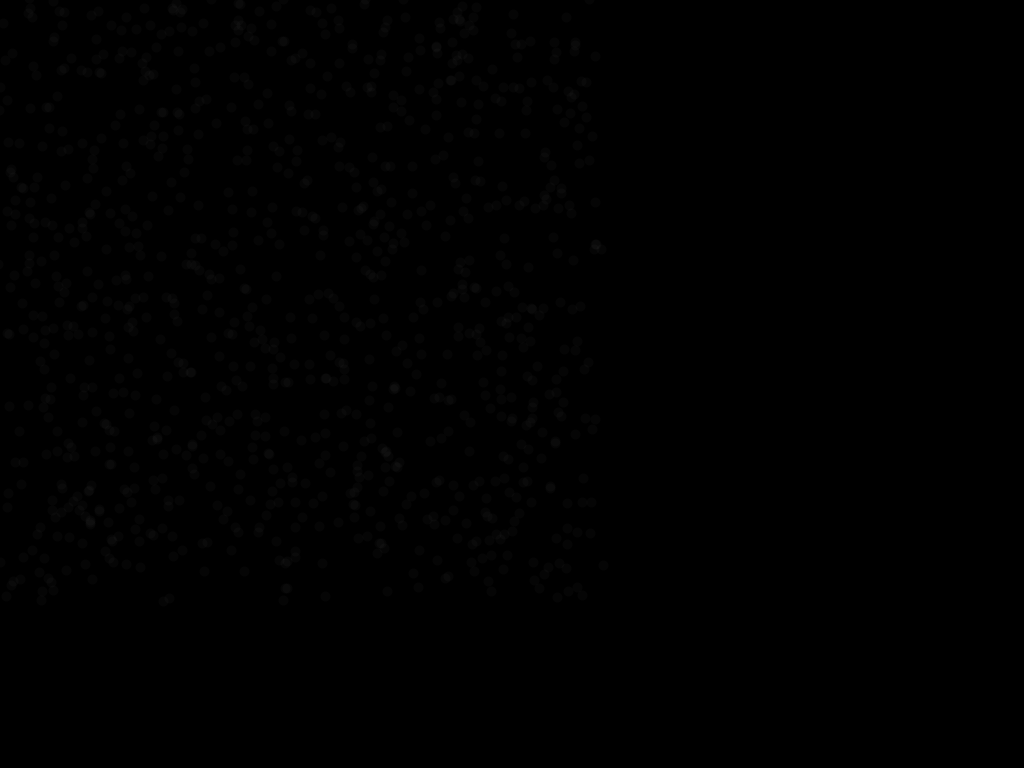
Frame 1 (no input)
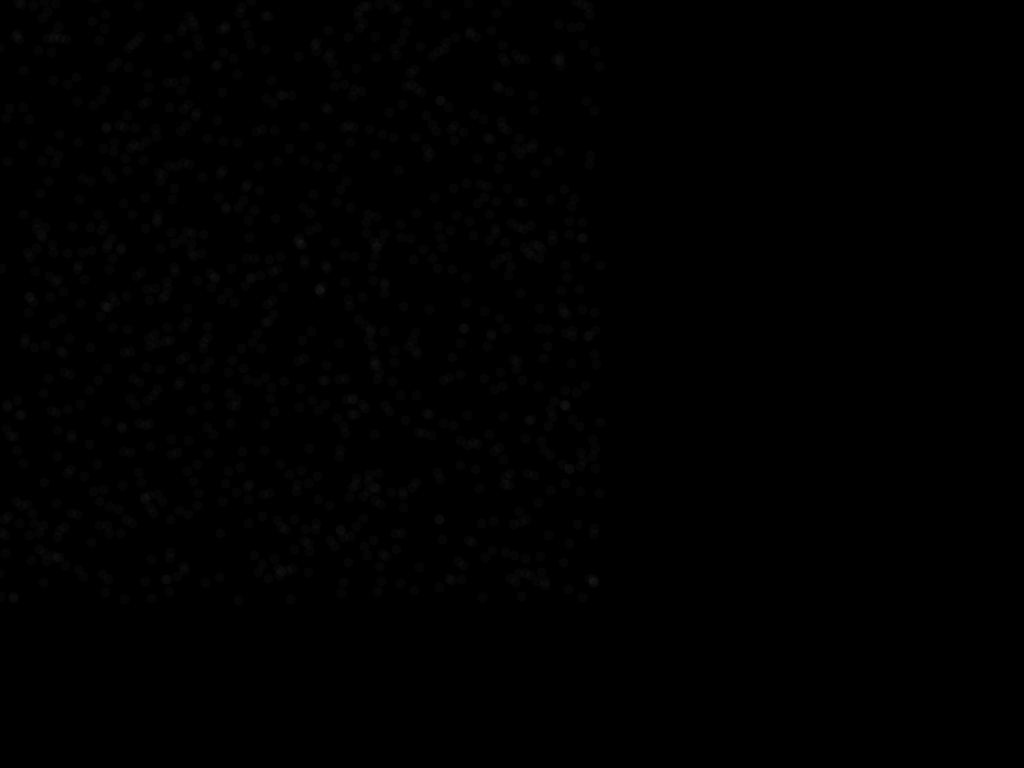
Frame 60 (the mouse pressed at the canvas centre just before this capture)
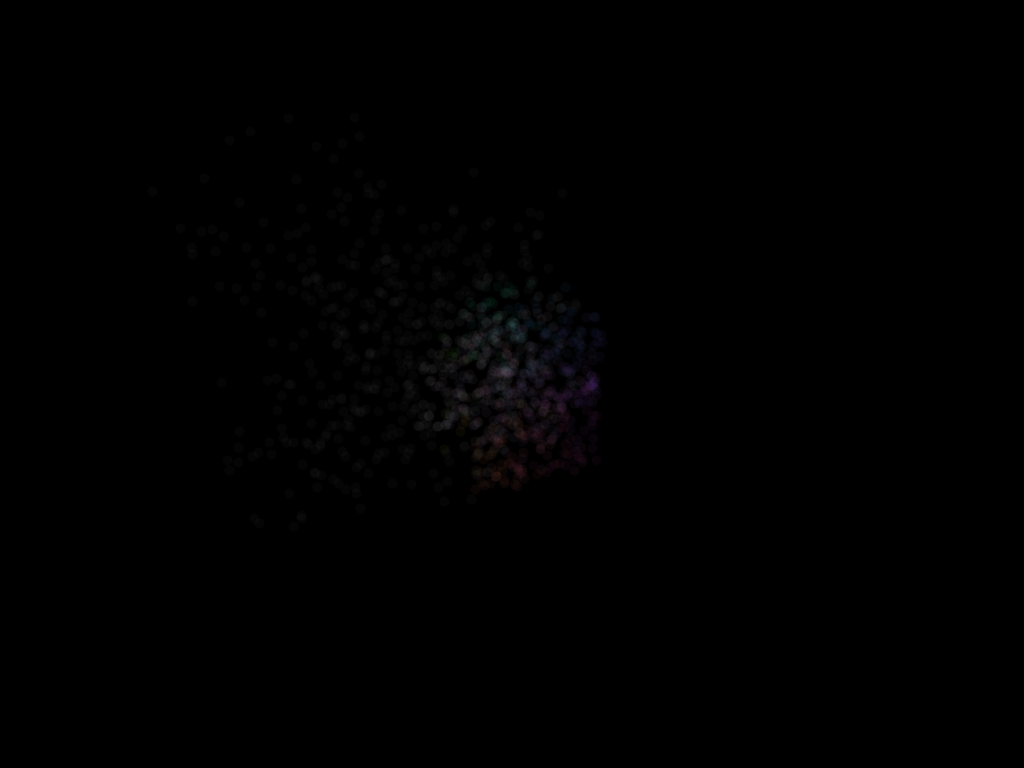
Frame 120 (the mouse held since frame 60 and released just before this capture)

The Processing sketch that drew these frames (run headless with seeded random() and noise(); from frame 60 on, the mouse is pressed at the canvas centre):

// Processing sketch: processing_89019
// ── processing_89019.pde


int sketchX=600;
int sketchY=600;
int numberOfBullets=1000;
float MA=0.96;

Particle bullets = new Particle(numberOfBullets,sketchX,sketchY);


void setup(){
  size(1024,768);
//smooth();
  bullets.collision=true;
  bullets.damping=.99;
  ellipseMode(CENTER);
}

void draw(){
  background(0);
  
  bullets.update();
  for(int i=0;i<numberOfBullets;i++){
    if (mousePressed==true){
      float ang=atan2((bullets.x[i]-mouseX),(bullets.y[i]-mouseY));
      float dist=sqrt(pow(bullets.x[i]-mouseX,2)+pow(bullets.y[i]-mouseY,2));
      bullets.ax[i]= -sin(ang)*.2;
      bullets.ay[i]= -cos(ang)*.2;
      
      if(dist<100){
        float bulletAng=atan2(bullets.vx[i],bullets.vy[i]);
        int r=round(MA*red(bullets.colour[i])+(1-MA)*(0.5+0.5*cos(bulletAng))*255);
        int g=round(MA*green(bullets.colour[i])+(1-MA)*(0.5+0.5*cos(bulletAng+2*PI/3))*255);
        int b=round(MA*blue(bullets.colour[i])+(1-MA)*(0.5+0.5*cos(bulletAng+4*PI/3))*255);
        bullets.colour[i]=color(r,g,b,10);
      }
      
      //stroke(75);
      //strokeWeight(1);
      //line(mouseX,mouseY,bullets.x[i],bullets.y[i]);
    } else {
      bullets.ax[i]=0;
      bullets.ay[i]=0;
    }
  }
  
}








class Particle { 
  float[] x = new float[1]; 
  float[] y = new float[1]; 
  float[] vx = new float[1]; 
  float[] vy = new float[1]; 
  float[] ax = new float[1]; 
  float[] ay = new float[1]; 
  color[] colour = new color[1];
  int isize,sx,sy;
  float damping = 1;
  boolean collision=true;
  
  Particle (int i, int a, int b) {  
    x = expand(x,i);     for(int j=0;j<i;j++){x[j]=random(0,a);}
    y = expand(y,i);     for(int j=0;j<i;j++){y[j]=random(0,b);}
    vx = expand(vx,i);   for(int j=0;j<i;j++){vx[j]=random(-5,5);}
    vy = expand(vy,i);   for(int j=0;j<i;j++){vy[j]=random(-5,5);}
    ax = expand(ax,i);   for(int j=0;j<i;j++){ax[j]=0;}
    ay = expand(ay,i);   for(int j=0;j<i;j++){ay[j]=0;}
    colour = expand(colour,i);   for(int j=0;j<i;j++){colour[j]=color(255,5);}
    isize=i; sx=a; sy=b;
  } 
  
  void update() { 
    for(int j=0;j<isize;j++){
      vx[j]+=ax[j];
      vy[j]+=ay[j];
      vx[j]*=damping;
      vy[j]*=damping;
      x[j]+=vx[j];
      y[j]+=vy[j];
      stroke(colour[j]);
      strokeWeight(10);
      point(x[j],y[j]);
//      stroke(255,100);
//      strokeWeight(5);
//      point(x[j],y[j]);
      
      if(collision==true){
        if(x[j]>sx){  x[j]=sx-(x[j]-sx);  vx[j]*=-.9;}
        if(y[j]>sy){  y[j]=sy-(y[j]-sy);  vy[j]*=-.9;}
        if(x[j]<0) {  x[j]=0-x[j];   vx[j]*=-.9;}
        if(y[j]<0) {  y[j]=0-y[j];   vy[j]*=-.9;}
      }
    }
  } 
}
